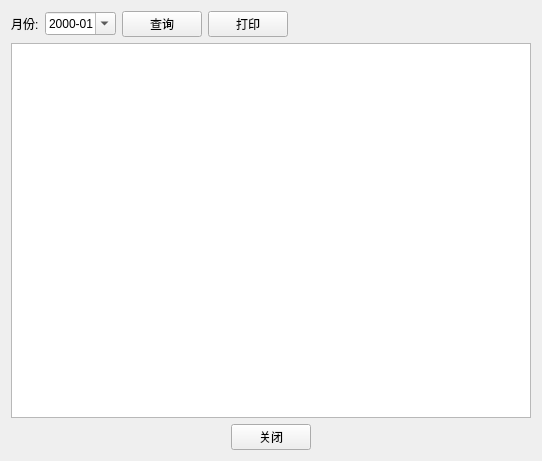
<?xml version="1.0" encoding="UTF-8"?>
<ui version="4.0">
 <class>MonthlyResideStatistics</class>
 <widget class="QWidget" name="MonthlyResideStatistics">
  <property name="geometry">
   <rect>
    <x>0</x>
    <y>0</y>
    <width>542</width>
    <height>461</height>
   </rect>
  </property>
  <property name="windowTitle">
   <string>Form</string>
  </property>
  <layout class="QGridLayout" name="gridLayout">
   <item row="0" column="0">
    <layout class="QVBoxLayout" name="verticalLayout">
     <item>
      <layout class="QHBoxLayout" name="horizontalLayout">
       <item>
        <widget class="QLabel" name="label">
         <property name="text">
          <string>月份:</string>
         </property>
        </widget>
       </item>
       <item>
        <widget class="QDateEdit" name="dateEdit">
         <property name="displayFormat">
          <string>yyyy-MM</string>
         </property>
         <property name="calendarPopup">
          <bool>true</bool>
         </property>
        </widget>
       </item>
       <item>
        <widget class="QPushButton" name="btn_search">
         <property name="text">
          <string>查询</string>
         </property>
        </widget>
       </item>
       <item>
        <widget class="QPushButton" name="btn_print">
         <property name="text">
          <string>打印</string>
         </property>
        </widget>
       </item>
       <item>
        <spacer name="horizontalSpacer">
         <property name="orientation">
          <enum>Qt::Horizontal</enum>
         </property>
         <property name="sizeHint" stdset="0">
          <size>
           <width>40</width>
           <height>20</height>
          </size>
         </property>
        </spacer>
       </item>
      </layout>
     </item>
     <item>
      <widget class="QTextBrowser" name="textBrowser"/>
     </item>
     <item>
      <layout class="QHBoxLayout" name="horizontalLayout_2">
       <item>
        <spacer name="horizontalSpacer_2">
         <property name="orientation">
          <enum>Qt::Horizontal</enum>
         </property>
         <property name="sizeHint" stdset="0">
          <size>
           <width>40</width>
           <height>20</height>
          </size>
         </property>
        </spacer>
       </item>
       <item>
        <widget class="QPushButton" name="btn_close">
         <property name="text">
          <string>关闭</string>
         </property>
        </widget>
       </item>
       <item>
        <spacer name="horizontalSpacer_3">
         <property name="orientation">
          <enum>Qt::Horizontal</enum>
         </property>
         <property name="sizeHint" stdset="0">
          <size>
           <width>40</width>
           <height>20</height>
          </size>
         </property>
        </spacer>
       </item>
      </layout>
     </item>
    </layout>
   </item>
  </layout>
 </widget>
 <resources/>
 <connections/>
</ui>
